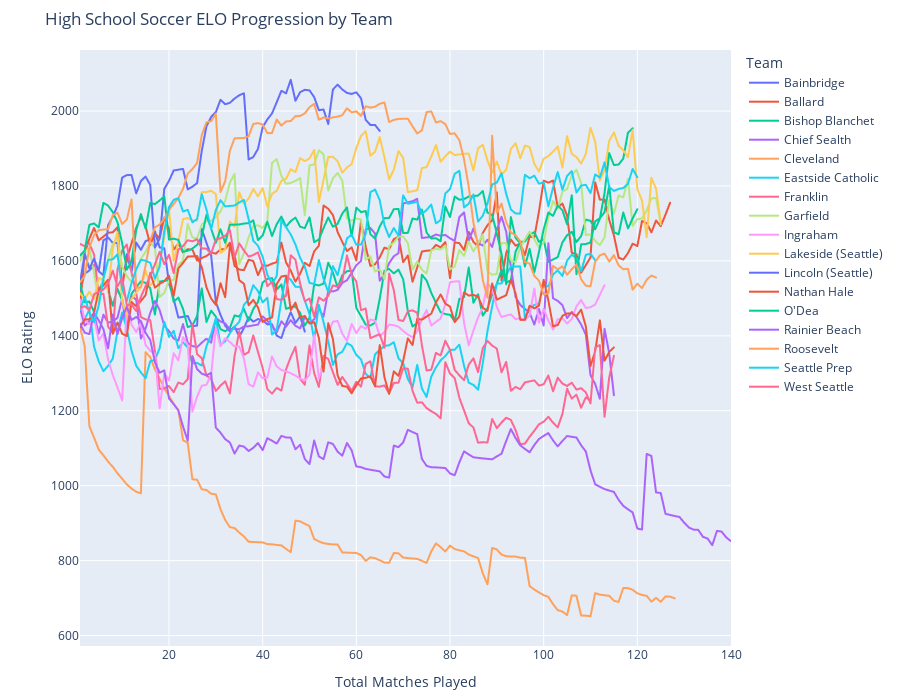

The notebook cell this image was saved under:
### Code cell
import pandas as pd
import plotly.express as px

# Load your data
df = pd.read_csv(r"C:\Users\User\Desktop\Soccer Footage\metroleague_elo_long.csv")

# Sort and prep labels
df = df.sort_values(by=["Team", "Season", "Season Match #"])
df["Season Match Label"] = df["Season"] + " | Match " + df["Season Match #"].astype(str)

# Create a match counter across all games for proper plotting
df["Global Match #"] = df.groupby("Team").cumcount() + 1

# Build interactive line plot
fig = px.line(
    df,
    x="Global Match #",
    y="ELO",
    color="Team",
    line_group="Team",
    hover_data=["Team", "Season", "Season Match #", "ELO"],
    title="High School Soccer ELO Progression by Team",
    labels={"Global Match #": "Total Matches Played", "ELO": "ELO Rating"},
)

fig.update_layout(
    hovermode="x unified",
    xaxis=dict(showgrid=True),
    yaxis=dict(showgrid=True),
    legend=dict(title="Team", traceorder="normal", itemclick="toggleothers"),
    height=700,
    margin=dict(t=50, b=50),
)

fig.show()
